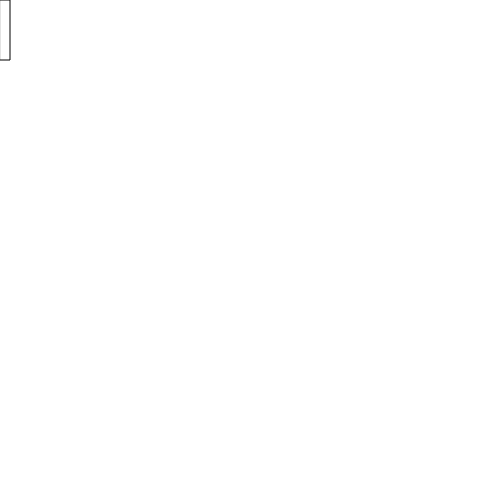
Frame 1 (no input)
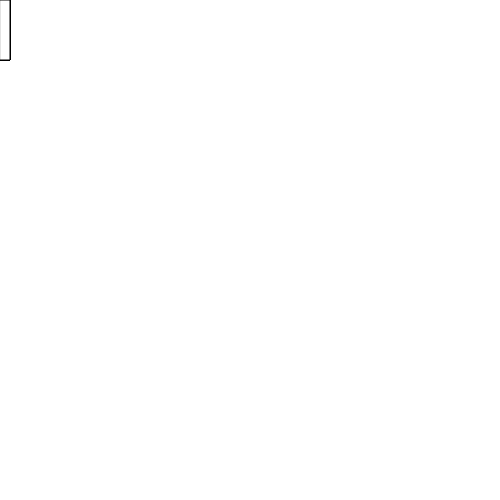
Frame 60 (no input)
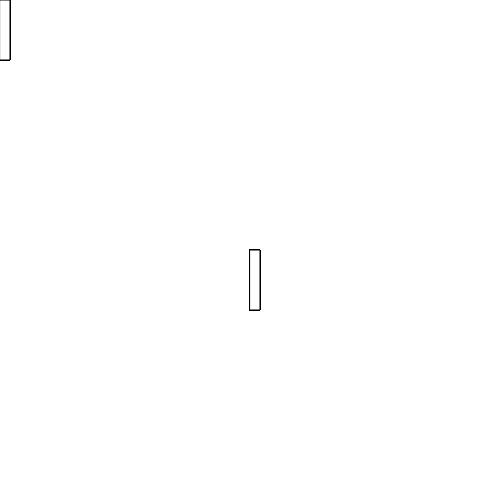
Frame 120 (the mouse pressed at the canvas centre since frame 60)

The p5.js sketch that drew these frames (run headless with seeded random() and noise() and a simulated clock; from frame 60 on, the mouse is pressed at the canvas centre):

// p5.js sketch
// ── sketch.js
function setup() {
  // put setup code here
  createCanvas(500, 500);
}

function draw() {
  // put drawing code here

  rect(mouseX, mouseY, 10, 60) ;
}
